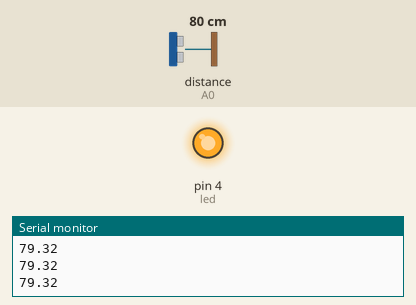
Bench run of a sketch on a simulated Arduino Uno, built with avr-gcc and run on an emulated ATmega328P. On the bench: output pins drawn as LEDs (lit = HIGH), the last lines printed to the serial monitor. Wiring (inferred from the names in the program): ultrasonic range finder: trigger A1; echo A0. The inputs (shaded band) are chosen by the test bench; at power-on: distance to the obstacle (sensor on A0) 80 cm. The echo pulse lasts 58.3 µs per cm; pins used as bus, display or sensor lines are not drawn.

Above: at 1.2 s.
1.3 s: distance to the obstacle (sensor on A0) set to 17 cm
2.8 s: distance to the obstacle (sensor on A0) set to 14 cm
At 3.2 s:
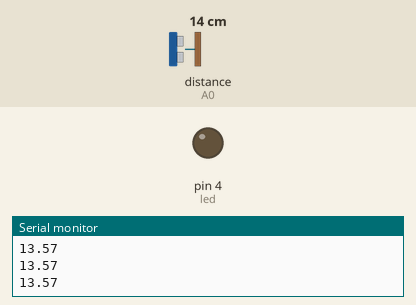
4.3 s: distance to the obstacle (sensor on A0) set to 18 cm
At 5.5 s:
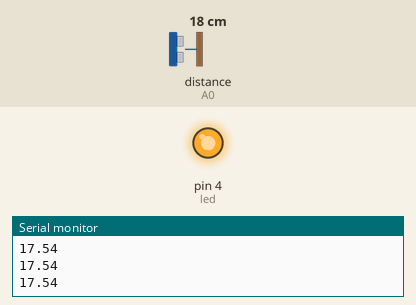
5.8 s: distance to the obstacle (sensor on A0) set to 2 cm
At 6.6 s:
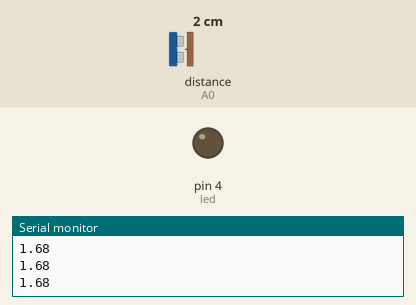
Timing chart, 0 to 8.3 s (numbered marks = the images above; inputs shaded):
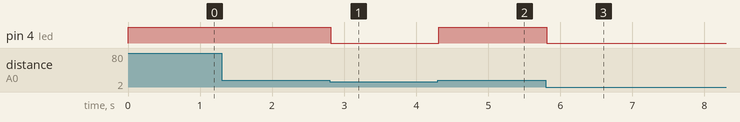

The sketch:

secondws.ino
```cpp
float echoPin=A0;
float trigPin=A1;
int led=4;
long duration;
float distance;

void setup()
{
  pinMode(trigPin,OUTPUT);
  pinMode(echoPin,INPUT);
  pinMode(led,OUTPUT);
  Serial.begin(9600);
}

void loop()
{
 digitalWrite(trigPin,LOW);
 delayMicroseconds(2);
 digitalWrite(trigPin,HIGH);
 delayMicroseconds(10);
 digitalWrite(trigPin,LOW);
 duration=pulseIn(echoPin,HIGH);
 distance=duration*0.034/2;
 Serial.println(distance);
 if(distance>15)
 {
   digitalWrite(led,HIGH);
 }
 else
 {
   digitalWrite(led,LOW);
 }
}
```

Measured:
- the behaviour switches between 16 and 15 cm on distance to the obstacle (sensor on A0) (found by bisection; images 0 and 1)
- after the input at 2.8 s, pin 4 (led): HIGH → LOW at once
- after the input at 4.3 s, pin 4 (led): LOW → HIGH at once
- after the input at 5.8 s, pin 4 (led): HIGH → LOW at once
